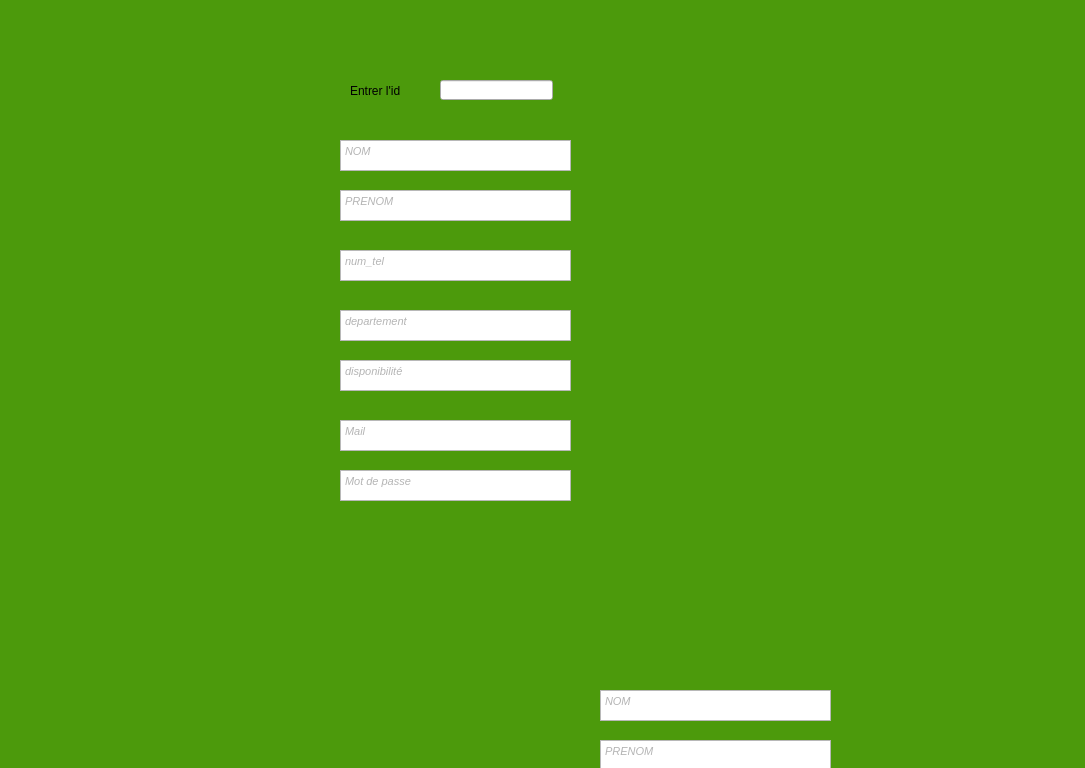
<?xml version="1.0" encoding="UTF-8"?>
<ui version="4.0">
 <class>Dialog</class>
 <widget class="QDialog" name="Dialog">
  <property name="geometry">
   <rect>
    <x>0</x>
    <y>0</y>
    <width>1085</width>
    <height>768</height>
   </rect>
  </property>
  <property name="windowTitle">
   <string>Dialog</string>
  </property>
  <widget class="QDialogButtonBox" name="buttonBox">
   <property name="geometry">
    <rect>
     <x>270</x>
     <y>540</y>
     <width>341</width>
     <height>32</height>
    </rect>
   </property>
   <property name="orientation">
    <enum>Qt::Horizontal</enum>
   </property>
   <property name="standardButtons">
    <set>QDialogButtonBox::Cancel|QDialogButtonBox::Ok</set>
   </property>
  </widget>
  <widget class="QGraphicsView" name="graphicsView_2">
   <property name="geometry">
    <rect>
     <x>-110</x>
     <y>-30</y>
     <width>1271</width>
     <height>891</height>
    </rect>
   </property>
   <property name="styleSheet">
    <string notr="true">background-color: rgb(76, 154, 12);
border-radius: 40px;</string>
   </property>
  </widget>
  <widget class="QTextEdit" name="textEdit">
   <property name="geometry">
    <rect>
     <x>340</x>
     <y>140</y>
     <width>231</width>
     <height>31</height>
    </rect>
   </property>
   <property name="styleSheet">
    <string notr="true"/>
   </property>
   <property name="html">
    <string>&lt;!DOCTYPE HTML PUBLIC &quot;-//W3C//DTD HTML 4.0//EN&quot; &quot;http://www.w3.org/TR/REC-html40/strict.dtd&quot;&gt;
&lt;html&gt;&lt;head&gt;&lt;meta name=&quot;qrichtext&quot; content=&quot;1&quot; /&gt;&lt;style type=&quot;text/css&quot;&gt;
p, li { white-space: pre-wrap; }
&lt;/style&gt;&lt;/head&gt;&lt;body style=&quot; font-family:'MS Shell Dlg 2'; font-size:8.25pt; font-weight:400; font-style:normal;&quot;&gt;
&lt;p style=&quot; margin-top:0px; margin-bottom:0px; margin-left:0px; margin-right:0px; -qt-block-indent:0; text-indent:0px;&quot;&gt;&lt;span style=&quot; font-family:'MS Shell Dlg 2'; font-size:8pt; font-style:italic; color:#b4b4b4;&quot;&gt;NOM&lt;/span&gt;&lt;/p&gt;&lt;/body&gt;&lt;/html&gt;</string>
   </property>
  </widget>
  <widget class="QTextEdit" name="textEdit_2">
   <property name="geometry">
    <rect>
     <x>340</x>
     <y>190</y>
     <width>231</width>
     <height>31</height>
    </rect>
   </property>
   <property name="html">
    <string>&lt;!DOCTYPE HTML PUBLIC &quot;-//W3C//DTD HTML 4.0//EN&quot; &quot;http://www.w3.org/TR/REC-html40/strict.dtd&quot;&gt;
&lt;html&gt;&lt;head&gt;&lt;meta name=&quot;qrichtext&quot; content=&quot;1&quot; /&gt;&lt;style type=&quot;text/css&quot;&gt;
p, li { white-space: pre-wrap; }
&lt;/style&gt;&lt;/head&gt;&lt;body style=&quot; font-family:'MS Shell Dlg 2'; font-size:8.25pt; font-weight:400; font-style:normal;&quot;&gt;
&lt;p style=&quot; margin-top:0px; margin-bottom:0px; margin-left:0px; margin-right:0px; -qt-block-indent:0; text-indent:0px;&quot;&gt;&lt;span style=&quot; font-family:'MS Shell Dlg 2'; font-size:8pt; font-style:italic; color:#b4b4b4;&quot;&gt;PRENOM&lt;/span&gt;&lt;/p&gt;&lt;/body&gt;&lt;/html&gt;</string>
   </property>
  </widget>
  <widget class="QTextEdit" name="textEdit_3">
   <property name="geometry">
    <rect>
     <x>340</x>
     <y>310</y>
     <width>231</width>
     <height>31</height>
    </rect>
   </property>
   <property name="html">
    <string>&lt;!DOCTYPE HTML PUBLIC &quot;-//W3C//DTD HTML 4.0//EN&quot; &quot;http://www.w3.org/TR/REC-html40/strict.dtd&quot;&gt;
&lt;html&gt;&lt;head&gt;&lt;meta name=&quot;qrichtext&quot; content=&quot;1&quot; /&gt;&lt;style type=&quot;text/css&quot;&gt;
p, li { white-space: pre-wrap; }
&lt;/style&gt;&lt;/head&gt;&lt;body style=&quot; font-family:'MS Shell Dlg 2'; font-size:8.25pt; font-weight:400; font-style:normal;&quot;&gt;
&lt;p style=&quot; margin-top:0px; margin-bottom:0px; margin-left:0px; margin-right:0px; -qt-block-indent:0; text-indent:0px;&quot;&gt;&lt;span style=&quot; font-family:'MS Shell Dlg 2'; font-size:8pt; font-style:italic; color:#b4b4b4;&quot;&gt;departement&lt;/span&gt;&lt;/p&gt;&lt;/body&gt;&lt;/html&gt;</string>
   </property>
  </widget>
  <widget class="QTextEdit" name="textEdit_4">
   <property name="geometry">
    <rect>
     <x>340</x>
     <y>360</y>
     <width>231</width>
     <height>31</height>
    </rect>
   </property>
   <property name="html">
    <string>&lt;!DOCTYPE HTML PUBLIC &quot;-//W3C//DTD HTML 4.0//EN&quot; &quot;http://www.w3.org/TR/REC-html40/strict.dtd&quot;&gt;
&lt;html&gt;&lt;head&gt;&lt;meta name=&quot;qrichtext&quot; content=&quot;1&quot; /&gt;&lt;style type=&quot;text/css&quot;&gt;
p, li { white-space: pre-wrap; }
&lt;/style&gt;&lt;/head&gt;&lt;body style=&quot; font-family:'MS Shell Dlg 2'; font-size:8.25pt; font-weight:400; font-style:normal;&quot;&gt;
&lt;p style=&quot; margin-top:0px; margin-bottom:0px; margin-left:0px; margin-right:0px; -qt-block-indent:0; text-indent:0px;&quot;&gt;&lt;span style=&quot; font-family:'MS Shell Dlg 2'; font-size:8pt; font-style:italic; color:#b4b4b4;&quot;&gt;disponibilité&lt;/span&gt;&lt;/p&gt;&lt;/body&gt;&lt;/html&gt;</string>
   </property>
  </widget>
  <widget class="QTextEdit" name="textEdit_5">
   <property name="geometry">
    <rect>
     <x>340</x>
     <y>420</y>
     <width>231</width>
     <height>31</height>
    </rect>
   </property>
   <property name="html">
    <string>&lt;!DOCTYPE HTML PUBLIC &quot;-//W3C//DTD HTML 4.0//EN&quot; &quot;http://www.w3.org/TR/REC-html40/strict.dtd&quot;&gt;
&lt;html&gt;&lt;head&gt;&lt;meta name=&quot;qrichtext&quot; content=&quot;1&quot; /&gt;&lt;style type=&quot;text/css&quot;&gt;
p, li { white-space: pre-wrap; }
&lt;/style&gt;&lt;/head&gt;&lt;body style=&quot; font-family:'MS Shell Dlg 2'; font-size:8.25pt; font-weight:400; font-style:normal;&quot;&gt;
&lt;p style=&quot; margin-top:0px; margin-bottom:0px; margin-left:0px; margin-right:0px; -qt-block-indent:0; text-indent:0px;&quot;&gt;&lt;span style=&quot; font-family:'MS Shell Dlg 2'; font-size:8pt; font-style:italic; color:#b4b4b4;&quot;&gt;Mail&lt;/span&gt;&lt;/p&gt;&lt;/body&gt;&lt;/html&gt;</string>
   </property>
  </widget>
  <widget class="QTextEdit" name="textEdit_6">
   <property name="geometry">
    <rect>
     <x>340</x>
     <y>470</y>
     <width>231</width>
     <height>31</height>
    </rect>
   </property>
   <property name="html">
    <string>&lt;!DOCTYPE HTML PUBLIC &quot;-//W3C//DTD HTML 4.0//EN&quot; &quot;http://www.w3.org/TR/REC-html40/strict.dtd&quot;&gt;
&lt;html&gt;&lt;head&gt;&lt;meta name=&quot;qrichtext&quot; content=&quot;1&quot; /&gt;&lt;style type=&quot;text/css&quot;&gt;
p, li { white-space: pre-wrap; }
&lt;/style&gt;&lt;/head&gt;&lt;body style=&quot; font-family:'MS Shell Dlg 2'; font-size:8.25pt; font-weight:400; font-style:normal;&quot;&gt;
&lt;p style=&quot; margin-top:0px; margin-bottom:0px; margin-left:0px; margin-right:0px; -qt-block-indent:0; text-indent:0px;&quot;&gt;&lt;span style=&quot; font-family:'MS Shell Dlg 2'; font-size:8pt; font-style:italic; color:#b4b4b4;&quot;&gt;Mot de passe&lt;/span&gt;&lt;/p&gt;&lt;/body&gt;&lt;/html&gt;</string>
   </property>
  </widget>
  <widget class="QPushButton" name="pushButton">
   <property name="geometry">
    <rect>
     <x>370</x>
     <y>540</y>
     <width>75</width>
     <height>23</height>
    </rect>
   </property>
   <property name="text">
    <string>UPDATE</string>
   </property>
  </widget>
  <widget class="QPushButton" name="pushButton_2">
   <property name="geometry">
    <rect>
     <x>470</x>
     <y>540</y>
     <width>75</width>
     <height>23</height>
    </rect>
   </property>
   <property name="text">
    <string>CANCEL</string>
   </property>
  </widget>
  <widget class="QLabel" name="label">
   <property name="geometry">
    <rect>
     <x>320</x>
     <y>160</y>
     <width>271</width>
     <height>41</height>
    </rect>
   </property>
   <property name="styleSheet">
    <string notr="true">font: 11pt &quot;MS Shell Dlg 2&quot;;
color: rgb(255, 255, 255);</string>
   </property>
   <property name="text">
    <string/>
   </property>
  </widget>
  <widget class="QLabel" name="label_2">
   <property name="geometry">
    <rect>
     <x>350</x>
     <y>80</y>
     <width>111</width>
     <height>21</height>
    </rect>
   </property>
   <property name="text">
    <string>Entrer l'id</string>
   </property>
  </widget>
  <widget class="QLineEdit" name="lineEdit">
   <property name="geometry">
    <rect>
     <x>440</x>
     <y>80</y>
     <width>113</width>
     <height>20</height>
    </rect>
   </property>
  </widget>
  <widget class="QTextEdit" name="textEdit_7">
   <property name="geometry">
    <rect>
     <x>340</x>
     <y>250</y>
     <width>231</width>
     <height>31</height>
    </rect>
   </property>
   <property name="html">
    <string>&lt;!DOCTYPE HTML PUBLIC &quot;-//W3C//DTD HTML 4.0//EN&quot; &quot;http://www.w3.org/TR/REC-html40/strict.dtd&quot;&gt;
&lt;html&gt;&lt;head&gt;&lt;meta name=&quot;qrichtext&quot; content=&quot;1&quot; /&gt;&lt;style type=&quot;text/css&quot;&gt;
p, li { white-space: pre-wrap; }
&lt;/style&gt;&lt;/head&gt;&lt;body style=&quot; font-family:'MS Shell Dlg 2'; font-size:8.25pt; font-weight:400; font-style:normal;&quot;&gt;
&lt;p style=&quot; margin-top:0px; margin-bottom:0px; margin-left:0px; margin-right:0px; -qt-block-indent:0; text-indent:0px;&quot;&gt;&lt;span style=&quot; font-family:'MS Shell Dlg 2'; font-size:8pt; font-style:italic; color:#b4b4b4;&quot;&gt;num_tel&lt;/span&gt;&lt;/p&gt;&lt;/body&gt;&lt;/html&gt;</string>
   </property>
  </widget>
  <widget class="QLineEdit" name="lineEdit_2">
   <property name="geometry">
    <rect>
     <x>700</x>
     <y>630</y>
     <width>113</width>
     <height>20</height>
    </rect>
   </property>
  </widget>
  <widget class="QLabel" name="label_3">
   <property name="geometry">
    <rect>
     <x>610</x>
     <y>630</y>
     <width>111</width>
     <height>21</height>
    </rect>
   </property>
   <property name="text">
    <string>Entrer l'id</string>
   </property>
  </widget>
  <widget class="QTextEdit" name="textEdit_8">
   <property name="geometry">
    <rect>
     <x>600</x>
     <y>910</y>
     <width>231</width>
     <height>31</height>
    </rect>
   </property>
   <property name="html">
    <string>&lt;!DOCTYPE HTML PUBLIC &quot;-//W3C//DTD HTML 4.0//EN&quot; &quot;http://www.w3.org/TR/REC-html40/strict.dtd&quot;&gt;
&lt;html&gt;&lt;head&gt;&lt;meta name=&quot;qrichtext&quot; content=&quot;1&quot; /&gt;&lt;style type=&quot;text/css&quot;&gt;
p, li { white-space: pre-wrap; }
&lt;/style&gt;&lt;/head&gt;&lt;body style=&quot; font-family:'MS Shell Dlg 2'; font-size:8.25pt; font-weight:400; font-style:normal;&quot;&gt;
&lt;p style=&quot; margin-top:0px; margin-bottom:0px; margin-left:0px; margin-right:0px; -qt-block-indent:0; text-indent:0px;&quot;&gt;&lt;span style=&quot; font-family:'MS Shell Dlg 2'; font-size:8pt; font-style:italic; color:#b4b4b4;&quot;&gt;disponibilité&lt;/span&gt;&lt;/p&gt;&lt;/body&gt;&lt;/html&gt;</string>
   </property>
  </widget>
  <widget class="QGraphicsView" name="graphicsView_3">
   <property name="geometry">
    <rect>
     <x>150</x>
     <y>520</y>
     <width>1271</width>
     <height>891</height>
    </rect>
   </property>
   <property name="styleSheet">
    <string notr="true">background-color: rgb(76, 154, 12);
border-radius: 40px;</string>
   </property>
  </widget>
  <widget class="QPushButton" name="pushButton_3">
   <property name="geometry">
    <rect>
     <x>630</x>
     <y>1090</y>
     <width>75</width>
     <height>23</height>
    </rect>
   </property>
   <property name="text">
    <string>UPDATE</string>
   </property>
  </widget>
  <widget class="QTextEdit" name="textEdit_9">
   <property name="geometry">
    <rect>
     <x>600</x>
     <y>740</y>
     <width>231</width>
     <height>31</height>
    </rect>
   </property>
   <property name="html">
    <string>&lt;!DOCTYPE HTML PUBLIC &quot;-//W3C//DTD HTML 4.0//EN&quot; &quot;http://www.w3.org/TR/REC-html40/strict.dtd&quot;&gt;
&lt;html&gt;&lt;head&gt;&lt;meta name=&quot;qrichtext&quot; content=&quot;1&quot; /&gt;&lt;style type=&quot;text/css&quot;&gt;
p, li { white-space: pre-wrap; }
&lt;/style&gt;&lt;/head&gt;&lt;body style=&quot; font-family:'MS Shell Dlg 2'; font-size:8.25pt; font-weight:400; font-style:normal;&quot;&gt;
&lt;p style=&quot; margin-top:0px; margin-bottom:0px; margin-left:0px; margin-right:0px; -qt-block-indent:0; text-indent:0px;&quot;&gt;&lt;span style=&quot; font-family:'MS Shell Dlg 2'; font-size:8pt; font-style:italic; color:#b4b4b4;&quot;&gt;PRENOM&lt;/span&gt;&lt;/p&gt;&lt;/body&gt;&lt;/html&gt;</string>
   </property>
  </widget>
  <widget class="QTextEdit" name="textEdit_10">
   <property name="geometry">
    <rect>
     <x>600</x>
     <y>1020</y>
     <width>231</width>
     <height>31</height>
    </rect>
   </property>
   <property name="html">
    <string>&lt;!DOCTYPE HTML PUBLIC &quot;-//W3C//DTD HTML 4.0//EN&quot; &quot;http://www.w3.org/TR/REC-html40/strict.dtd&quot;&gt;
&lt;html&gt;&lt;head&gt;&lt;meta name=&quot;qrichtext&quot; content=&quot;1&quot; /&gt;&lt;style type=&quot;text/css&quot;&gt;
p, li { white-space: pre-wrap; }
&lt;/style&gt;&lt;/head&gt;&lt;body style=&quot; font-family:'MS Shell Dlg 2'; font-size:8.25pt; font-weight:400; font-style:normal;&quot;&gt;
&lt;p style=&quot; margin-top:0px; margin-bottom:0px; margin-left:0px; margin-right:0px; -qt-block-indent:0; text-indent:0px;&quot;&gt;&lt;span style=&quot; font-family:'MS Shell Dlg 2'; font-size:8pt; font-style:italic; color:#b4b4b4;&quot;&gt;Mot de passe&lt;/span&gt;&lt;/p&gt;&lt;/body&gt;&lt;/html&gt;</string>
   </property>
  </widget>
  <widget class="QDialogButtonBox" name="buttonBox_2">
   <property name="geometry">
    <rect>
     <x>530</x>
     <y>1090</y>
     <width>341</width>
     <height>32</height>
    </rect>
   </property>
   <property name="orientation">
    <enum>Qt::Horizontal</enum>
   </property>
   <property name="standardButtons">
    <set>QDialogButtonBox::Cancel|QDialogButtonBox::Ok</set>
   </property>
  </widget>
  <widget class="QPushButton" name="pushButton_4">
   <property name="geometry">
    <rect>
     <x>730</x>
     <y>1090</y>
     <width>75</width>
     <height>23</height>
    </rect>
   </property>
   <property name="text">
    <string>CANCEL</string>
   </property>
  </widget>
  <widget class="QLabel" name="label_4">
   <property name="geometry">
    <rect>
     <x>580</x>
     <y>710</y>
     <width>271</width>
     <height>41</height>
    </rect>
   </property>
   <property name="styleSheet">
    <string notr="true">font: 11pt &quot;MS Shell Dlg 2&quot;;
color: rgb(255, 255, 255);</string>
   </property>
   <property name="text">
    <string/>
   </property>
  </widget>
  <widget class="QTextEdit" name="textEdit_11">
   <property name="geometry">
    <rect>
     <x>600</x>
     <y>800</y>
     <width>231</width>
     <height>31</height>
    </rect>
   </property>
   <property name="html">
    <string>&lt;!DOCTYPE HTML PUBLIC &quot;-//W3C//DTD HTML 4.0//EN&quot; &quot;http://www.w3.org/TR/REC-html40/strict.dtd&quot;&gt;
&lt;html&gt;&lt;head&gt;&lt;meta name=&quot;qrichtext&quot; content=&quot;1&quot; /&gt;&lt;style type=&quot;text/css&quot;&gt;
p, li { white-space: pre-wrap; }
&lt;/style&gt;&lt;/head&gt;&lt;body style=&quot; font-family:'MS Shell Dlg 2'; font-size:8.25pt; font-weight:400; font-style:normal;&quot;&gt;
&lt;p style=&quot; margin-top:0px; margin-bottom:0px; margin-left:0px; margin-right:0px; -qt-block-indent:0; text-indent:0px;&quot;&gt;&lt;span style=&quot; font-family:'MS Shell Dlg 2'; font-size:8pt; font-style:italic; color:#b4b4b4;&quot;&gt;num_tel&lt;/span&gt;&lt;/p&gt;&lt;/body&gt;&lt;/html&gt;</string>
   </property>
  </widget>
  <widget class="QTextEdit" name="textEdit_12">
   <property name="geometry">
    <rect>
     <x>600</x>
     <y>690</y>
     <width>231</width>
     <height>31</height>
    </rect>
   </property>
   <property name="styleSheet">
    <string notr="true"/>
   </property>
   <property name="html">
    <string>&lt;!DOCTYPE HTML PUBLIC &quot;-//W3C//DTD HTML 4.0//EN&quot; &quot;http://www.w3.org/TR/REC-html40/strict.dtd&quot;&gt;
&lt;html&gt;&lt;head&gt;&lt;meta name=&quot;qrichtext&quot; content=&quot;1&quot; /&gt;&lt;style type=&quot;text/css&quot;&gt;
p, li { white-space: pre-wrap; }
&lt;/style&gt;&lt;/head&gt;&lt;body style=&quot; font-family:'MS Shell Dlg 2'; font-size:8.25pt; font-weight:400; font-style:normal;&quot;&gt;
&lt;p style=&quot; margin-top:0px; margin-bottom:0px; margin-left:0px; margin-right:0px; -qt-block-indent:0; text-indent:0px;&quot;&gt;&lt;span style=&quot; font-family:'MS Shell Dlg 2'; font-size:8pt; font-style:italic; color:#b4b4b4;&quot;&gt;NOM&lt;/span&gt;&lt;/p&gt;&lt;/body&gt;&lt;/html&gt;</string>
   </property>
  </widget>
  <widget class="QTextEdit" name="textEdit_13">
   <property name="geometry">
    <rect>
     <x>600</x>
     <y>860</y>
     <width>231</width>
     <height>31</height>
    </rect>
   </property>
   <property name="html">
    <string>&lt;!DOCTYPE HTML PUBLIC &quot;-//W3C//DTD HTML 4.0//EN&quot; &quot;http://www.w3.org/TR/REC-html40/strict.dtd&quot;&gt;
&lt;html&gt;&lt;head&gt;&lt;meta name=&quot;qrichtext&quot; content=&quot;1&quot; /&gt;&lt;style type=&quot;text/css&quot;&gt;
p, li { white-space: pre-wrap; }
&lt;/style&gt;&lt;/head&gt;&lt;body style=&quot; font-family:'MS Shell Dlg 2'; font-size:8.25pt; font-weight:400; font-style:normal;&quot;&gt;
&lt;p style=&quot; margin-top:0px; margin-bottom:0px; margin-left:0px; margin-right:0px; -qt-block-indent:0; text-indent:0px;&quot;&gt;&lt;span style=&quot; font-family:'MS Shell Dlg 2'; font-size:8pt; font-style:italic; color:#b4b4b4;&quot;&gt;departement&lt;/span&gt;&lt;/p&gt;&lt;/body&gt;&lt;/html&gt;</string>
   </property>
  </widget>
  <widget class="QTextEdit" name="textEdit_14">
   <property name="geometry">
    <rect>
     <x>600</x>
     <y>970</y>
     <width>231</width>
     <height>31</height>
    </rect>
   </property>
   <property name="html">
    <string>&lt;!DOCTYPE HTML PUBLIC &quot;-//W3C//DTD HTML 4.0//EN&quot; &quot;http://www.w3.org/TR/REC-html40/strict.dtd&quot;&gt;
&lt;html&gt;&lt;head&gt;&lt;meta name=&quot;qrichtext&quot; content=&quot;1&quot; /&gt;&lt;style type=&quot;text/css&quot;&gt;
p, li { white-space: pre-wrap; }
&lt;/style&gt;&lt;/head&gt;&lt;body style=&quot; font-family:'MS Shell Dlg 2'; font-size:8.25pt; font-weight:400; font-style:normal;&quot;&gt;
&lt;p style=&quot; margin-top:0px; margin-bottom:0px; margin-left:0px; margin-right:0px; -qt-block-indent:0; text-indent:0px;&quot;&gt;&lt;span style=&quot; font-family:'MS Shell Dlg 2'; font-size:8pt; font-style:italic; color:#b4b4b4;&quot;&gt;Mail&lt;/span&gt;&lt;/p&gt;&lt;/body&gt;&lt;/html&gt;</string>
   </property>
  </widget>
 </widget>
 <resources/>
 <connections>
  <connection>
   <sender>buttonBox</sender>
   <signal>accepted()</signal>
   <receiver>Dialog</receiver>
   <slot>accept()</slot>
   <hints>
    <hint type="sourcelabel">
     <x>248</x>
     <y>254</y>
    </hint>
    <hint type="destinationlabel">
     <x>157</x>
     <y>274</y>
    </hint>
   </hints>
  </connection>
  <connection>
   <sender>buttonBox</sender>
   <signal>rejected()</signal>
   <receiver>Dialog</receiver>
   <slot>reject()</slot>
   <hints>
    <hint type="sourcelabel">
     <x>316</x>
     <y>260</y>
    </hint>
    <hint type="destinationlabel">
     <x>286</x>
     <y>274</y>
    </hint>
   </hints>
  </connection>
 </connections>
</ui>
